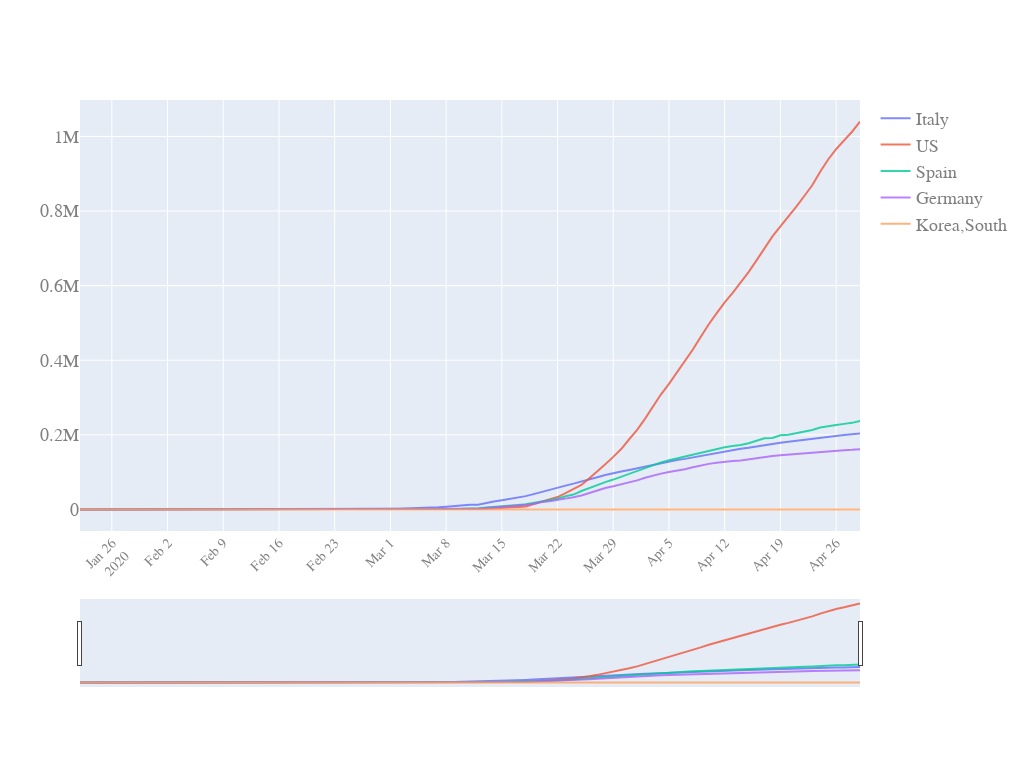

Write notebook code for a chart like this one.
### Code cell
quick_plot(df_analyse.date, df_analyse.iloc[:,1:], y_scale='linear', slider=True)
